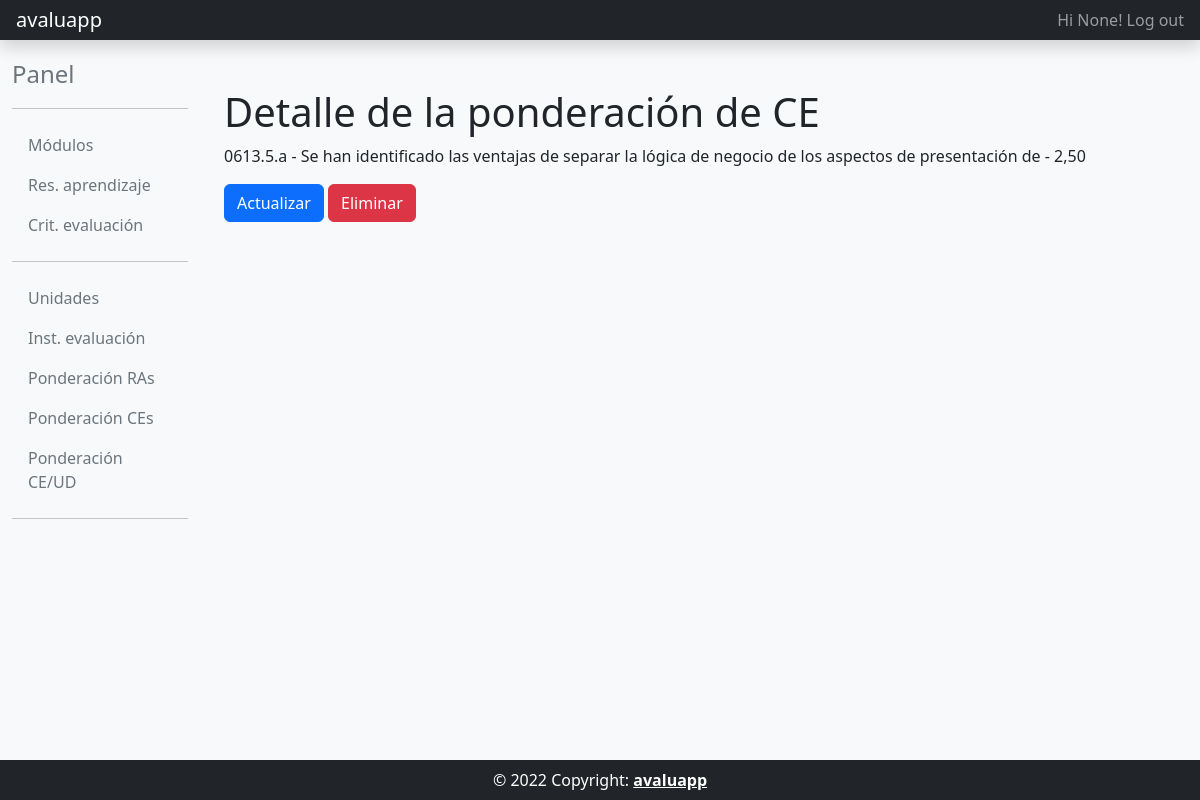
The page /pond_ce_detail/1/ (signed in) on the database its author committed.
### usuarios/models.py (models this page shows, shortened)
class MyUser(AbstractBaseUser, PermissionsMixin):
    username = models.CharField(max_length=33, null=True)
    email = models.EmailField(_('email address'), unique=True)
    activo = models.BooleanField(default=False)
    create_date = models.DateTimeField(auto_now_add=True)
    update_date = models.DateTimeField(auto_now=True)
    is_staff = models.BooleanField(default=False)
    is_active = models.BooleanField(default=True)
    USERNAME_FIELD = 'email'
    REQUIRED_FIELDS = []
    objects = MyUserManager()
    class Meta:
        verbose_name = 'Usuario'
        verbose_name_plural = 'Usuarios'

### programacion_didactica/models.py (models this page shows, shortened)
class PondCriterio(models.Model):
    criterio_evaluacion = models.ForeignKey('core.CritEvaluacion', on_delete=models.PROTECT, verbose_name="Criterios Evaluacion")
    porcentaje = models.DecimalField(decimal_places=2, max_digits=5, verbose_name="Porcentaje")
    class Meta:
        verbose_name = 'Ponderación Criterios'
        verbose_name_plural = 'Ponderaciones de Criterios'
        ordering = ['criterio_evaluacion__codigo']

### core/models.py (models this page shows, shortened)
class CritEvaluacion(models.Model):
    resultado_aprendizaje = models.ForeignKey(ResAprendizaje, on_delete=models.PROTECT, verbose_name="Resultado de aprendizaje")
    codigo = models.CharField(max_length = 4, verbose_name="Código")
    descripcion = models.TextField(verbose_name="Descripción")
    minimo = models.BooleanField(verbose_name="Mínimo")
    def __str__(self):
        return self.resultado_aprendizaje.codigo + '.' + self.codigo + ' - ' + self.descripcion[:100]
    class Meta:
        unique_together = ["resultado_aprendizaje", "codigo"]
        verbose_name = 'Criterio Evaluación'
        verbose_name_plural = 'Criterios Evaluación'
        ordering = ['resultado_aprendizaje__codigo', 'codigo']

class ResAprendizaje(models.Model):
    modulo = models.ForeignKey(Modulo, on_delete=models.PROTECT, verbose_name="Módulo")
    codigo = models.CharField(max_length = 10, verbose_name="Código")
    descripcion = models.TextField(verbose_name="Descripción")
    class Meta:
        unique_together = ["modulo", "codigo"]
        verbose_name = 'Resultado Aprendizaje'
        verbose_name_plural = 'Resultados Aprendizaje'
        ordering = ['codigo']

### programacion_didactica/views.py (the view)
# urls.py: path('pond_ce_detail/<int:pk>/', programacion_didactica_views.PondCritDetailView.as_view(), name='pond_ce_detail'),
class PondCritDetailView(DecoratorsMixin, DetailView):
    model = PondCriterio
    template_name = 'programacion_didactica/pond_ce_detail.html'

### common/mixins.py (called while the page is built)
    @method_decorator(login_required)
    def dispatch(self, request, *args, **kwargs):
        return super().dispatch(request, *args, **kwargs)

### templates/programacion_didactica/pond_ce_detail.html
{% extends "common/base_intranet.html" %}
{% block main_content %}
<h1>Detalle de la ponderación de CE</h1>
<p>
    {{object.criterio_evaluacion}} - {{object.porcentaje}}
</p>
<a class="btn btn-primary" href="/pond_ce_update/{{object.id}}"> Actualizar </a>
<a class="btn btn-danger" href="/pond_ce_delete/{{object.id}}"> Eliminar </a>
{% endblock main_content %}

### templates/common/header_website.html (shortened to what this page needs)
<header class="navbar navbar-dark sticky-top bg-dark flex-md-nowrap p-0 shadow">
  <a class="navbar-brand col-md-3 col-lg-2 px-3 ml-5" href="/">avaluapp</a>
  <div class="navbar-nav">
    <div class="nav-item text-nowrap d-flex">
      {% if user.is_authenticated %}
        <a class="nav-link px-3" href="{% url 'account_logout' %}"">Hi {{ request.user.username }}! Log out</a>
      {% else %}
        <a class="nav-link px-3" href="{% url 'account_login' %}"">Log in</a>
      {% endif %}
    </div>
  </div>
</header>

### rows shown on the page
MyUser: user.username "None"
PondCriterio: criterio_evaluacion "0613.5.a - Se han identificado las ventajas de separar la lógica de negocio de los aspectos de presentación de", porcentaje "2,50"
